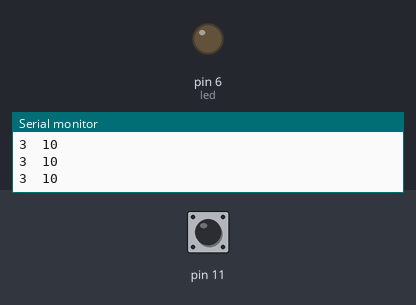
Bench run of a sketch on a simulated Arduino Uno, built with avr-gcc and run on an emulated ATmega328P. Parts: output pins drawn as LEDs (lit = HIGH), the last lines printed to the serial monitor. Inputs (shaded band) come from the test bench; at power-on: pin 11 HIGH.

Above: at 1.8 s.
1.9 s: pin 11 pulled LOW for 0.65 s
At 2.3 s:
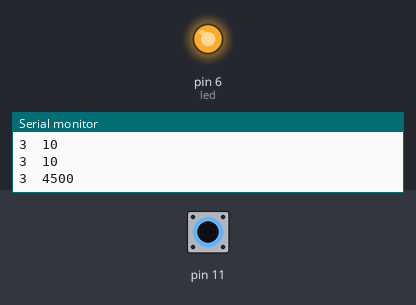
4.0 s: pin 11 pulled LOW for 3.2 s
At 8.3 s:
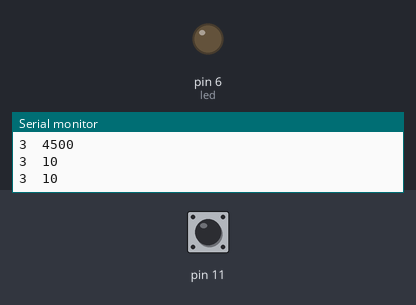
Timing chart, 0 to 9.8 s (numbered marks = the images above; inputs shaded):
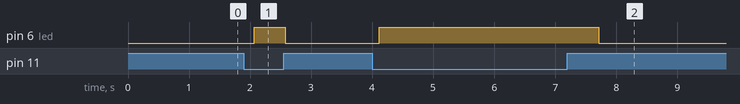

Measured:
- after the input at 1.9 s, pin 6 (led): LOW → HIGH after 0.17 s, → LOW 0.51 s later
- after the input at 4.0 s, pin 6 (led): LOW → HIGH after 0.12 s, → LOW 3.6 s later

The sketch:

CapacitiveSensorSketch.ino
```cpp
#include <CapacitiveSensor.h>

/*
 * CapitiveSense Library Demo Sketch
 * Paul Badger 2008
 * Uses a high value resistor e.g. 10M between send pin and receive pin
 * Resistor effects sensitivity, experiment with values, 50K - 50M. Larger resistor values yield larger sensor values.
 * Receive pin is the sensor pin - try different amounts of foil/metal on this pin
 */


CapacitiveSensor   cs_10_11 = CapacitiveSensor(10,11);        // 10M resistor between pins 4 & 2, pin 2 is sensor pin, add a wire and or foil if desired
//CapacitiveSensor   cs_4_6 = CapacitiveSensor(4,6);        // 10M resistor between pins 4 & 6, pin 6 is sensor pin, add a wire and or foil
//CapacitiveSensor   cs_4_8 = CapacitiveSensor(4,8);        // 10M resistor between pins 4 & 8, pin 8 is sensor pin, add a wire and or foil
long threshold;
int led = 6;


void setup()
{
   cs_10_11.set_CS_AutocaL_Millis(0xFFFFFFFF);     // turn off autocalibrate on channel 1 - just as an example


  threshold = 110;

  pinMode(led, OUTPUT);
   Serial.begin(9600);
}

void loop()
{
    long start = millis();
    long total1 =   cs_10_11.capacitiveSensor(30);
    //long total2 =  cs_4_6.capacitiveSensor(30);
    //long total3 =  cs_4_8.capacitiveSensor(30);

    Serial.print(millis() - start);        // check on performance in milliseconds
    Serial.print("\t");                    // tab character for debug windown spacing

    Serial.println(total1);                  // print sensor output 1
   // Serial.print("\t");
   // Serial.print(total2);                  // print sensor output 2
   // Serial.print("\t");
   // Serial.println(total3);                // print sensor output 3

    delay(10);                             // arbitrary delay to limit data to serial port


    if (total1 > threshold) {
    digitalWrite(led, HIGH);

  }

  else {
    digitalWrite(led, LOW);
  }

  delay(500);
}
```
